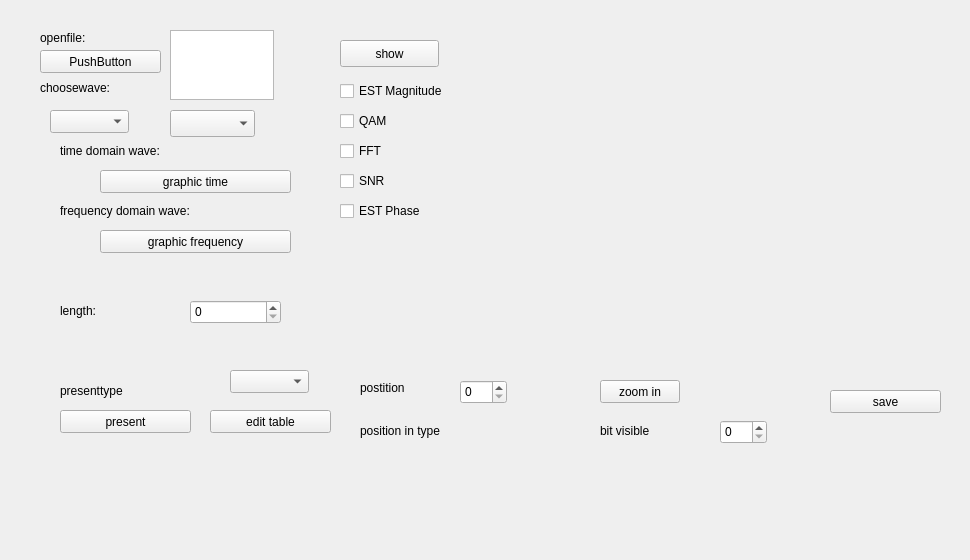
    <widget class="QWidget" name="tab_4">
     <attribute name="title">
      <string>信道配置</string>
     </attribute>
     <widget class="QWidget" name="widget_4" native="true">
      <property name="geometry">
       <rect>
        <x>30</x>
        <y>10</y>
        <width>931</width>
        <height>541</height>
       </rect>
      </property>
      <widget class="QWidget" name="widget_5" native="true">
       <property name="geometry">
        <rect>
         <x>10</x>
         <y>10</y>
         <width>291</width>
         <height>241</height>
        </rect>
       </property>
       <widget class="QLabel" name="label">
        <property name="geometry">
         <rect>
          <x>0</x>
          <y>10</y>
          <width>111</width>
          <height>16</height>
         </rect>
        </property>
        <property name="text">
         <string>openfile:</string>
        </property>
       </widget>
       <widget class="QPushButton" name="pushopenfile">
        <property name="geometry">
         <rect>
          <x>0</x>
          <y>30</y>
          <width>121</width>
          <height>23</height>
         </rect>
        </property>
        <property name="text">
         <string>PushButton</string>
        </property>
       </widget>
       <widget class="QLabel" name="label_2">
        <property name="geometry">
         <rect>
          <x>0</x>
          <y>60</y>
          <width>141</width>
          <height>16</height>
         </rect>
        </property>
        <property name="text">
         <string>choosewave:</string>
        </property>
       </widget>
       <widget class="QTextEdit" name="textEdit">
        <property name="geometry">
         <rect>
          <x>130</x>
          <y>10</y>
          <width>104</width>
          <height>70</height>
         </rect>
        </property>
       </widget>
       <widget class="QComboBox" name="comboBox_3">
        <property name="geometry">
         <rect>
          <x>10</x>
          <y>90</y>
          <width>79</width>
          <height>23</height>
         </rect>
        </property>
        <item>
         <property name="text">
          <string/>
         </property>
        </item>
        <item>
         <property name="text">
          <string>sin() wave </string>
         </property>
        </item>
        <item>
         <property name="text">
          <string>cos() wave</string>
         </property>
        </item>
        <item>
         <property name="text">
          <string>square() wave</string>
         </property>
        </item>
        <item>
         <property name="text">
          <string>triangle() wave</string>
         </property>
        </item>
        <item>
         <property name="text">
          <string>set()</string>
         </property>
        </item>
        <item>
         <property name="text">
          <string>set_old()</string>
         </property>
        </item>
       </widget>
       <widget class="QPushButton" name="pushButton_graphic">
        <property name="geometry">
         <rect>
          <x>60</x>
          <y>150</y>
          <width>191</width>
          <height>23</height>
         </rect>
        </property>
        <property name="text">
         <string>graphic time</string>
        </property>
       </widget>
       <widget class="QLabel" name="label_3">
        <property name="geometry">
         <rect>
          <x>20</x>
          <y>120</y>
          <width>191</width>
          <height>21</height>
         </rect>
        </property>
        <property name="text">
         <string>time domain wave:</string>
        </property>
       </widget>
       <widget class="QPushButton" name="pushButton_4">
        <property name="geometry">
         <rect>
          <x>60</x>
          <y>210</y>
          <width>191</width>
          <height>23</height>
         </rect>
        </property>
        <property name="text">
         <string>graphic frequency</string>
        </property>
       </widget>
       <widget class="QLabel" name="label_4">
        <property name="geometry">
         <rect>
          <x>20</x>
          <y>180</y>
          <width>241</width>
          <height>21</height>
         </rect>
        </property>
        <property name="text">
         <string>frequency domain wave:</string>
        </property>
       </widget>
       <widget class="QComboBox" name="comboBox">
        <property name="geometry">
         <rect>
          <x>130</x>
          <y>90</y>
          <width>85</width>
          <height>27</height>
         </rect>
        </property>
        <item>
         <property name="text">
          <string/>
         </property>
        </item>
        <item>
         <property name="text">
          <string>1</string>
         </property>
        </item>
        <item>
         <property name="text">
          <string>2</string>
         </property>
        </item>
        <item>
         <property name="text">
          <string>3</string>
         </property>
        </item>
        <item>
         <property name="text">
          <string>4</string>
         </property>
        </item>
        <item>
         <property name="text">
          <string>5</string>
         </property>
        </item>
        <item>
         <property name="text">
          <string>6</string>
         </property>
        </item>
        <item>
         <property name="text">
          <string>7</string>
         </property>
        </item>
        <item>
         <property name="text">
          <string>8</string>
         </property>
        </item>
        <item>
         <property name="text">
          <string>9</string>
         </property>
        </item>
        <item>
         <property name="text">
          <string>10</string>
         </property>
        </item>
       </widget>
      </widget>
      <widget class="QWidget" name="widget_9" native="true">
       <property name="geometry">
        <rect>
         <x>10</x>
         <y>260</y>
         <width>291</width>
         <height>80</height>
        </rect>
       </property>
       <widget class="QLabel" name="label_5">
        <property name="geometry">
         <rect>
          <x>20</x>
          <y>30</y>
          <width>101</width>
          <height>21</height>
         </rect>
        </property>
        <property name="text">
         <string>length:</string>
        </property>
       </widget>
       <widget class="QSpinBox" name="spinBox">
        <property name="geometry">
         <rect>
          <x>150</x>
          <y>30</y>
          <width>91</width>
          <height>24</height>
         </rect>
        </property>
       </widget>
      </widget>
      <widget class="QWidget" name="widget_10" native="true">
       <property name="geometry">
        <rect>
         <x>10</x>
         <y>350</y>
         <width>291</width>
         <height>91</height>
        </rect>
       </property>
       <widget class="QPushButton" name="pushButton_9">
        <property name="geometry">
         <rect>
          <x>170</x>
          <y>50</y>
          <width>121</width>
          <height>23</height>
         </rect>
        </property>
        <property name="text">
         <string>edit table</string>
        </property>
       </widget>
       <widget class="QPushButton" name="pushButton_8">
        <property name="geometry">
         <rect>
          <x>20</x>
          <y>50</y>
          <width>131</width>
          <height>23</height>
         </rect>
        </property>
        <property name="text">
         <string>present</string>
        </property>
       </widget>
       <widget class="QComboBox" name="comboBox_4">
        <property name="geometry">
         <rect>
          <x>190</x>
          <y>10</y>
          <width>79</width>
          <height>23</height>
         </rect>
        </property>
       </widget>
       <widget class="QLabel" name="label_6">
        <property name="geometry">
         <rect>
          <x>20</x>
          <y>20</y>
          <width>121</width>
          <height>21</height>
         </rect>
        </property>
        <property name="text">
         <string>presenttype</string>
        </property>
       </widget>
      </widget>
      <widget class="QWidget" name="widget_11" native="true">
       <property name="geometry">
        <rect>
         <x>310</x>
         <y>350</y>
         <width>231</width>
         <height>91</height>
        </rect>
       </property>
       <widget class="QLabel" name="label_7">
        <property name="geometry">
         <rect>
          <x>20</x>
          <y>20</y>
          <width>91</width>
          <height>16</height>
         </rect>
        </property>
        <property name="text">
         <string>postition</string>
        </property>
       </widget>
       <widget class="QLabel" name="label_8">
        <property name="geometry">
         <rect>
          <x>20</x>
          <y>60</y>
          <width>151</width>
          <height>21</height>
         </rect>
        </property>
        <property name="text">
         <string>position in type</string>
        </property>
       </widget>
       <widget class="QSpinBox" name="spinBox_2">
        <property name="geometry">
         <rect>
          <x>120</x>
          <y>20</y>
          <width>47</width>
          <height>24</height>
         </rect>
        </property>
       </widget>
      </widget>
      <widget class="QWidget" name="widget_12" native="true">
       <property name="geometry">
        <rect>
         <x>550</x>
         <y>350</y>
         <width>231</width>
         <height>91</height>
        </rect>
       </property>
       <widget class="QLabel" name="label_12">
        <property name="geometry">
         <rect>
          <x>20</x>
          <y>60</y>
          <width>151</width>
          <height>21</height>
         </rect>
        </property>
        <property name="text">
         <string>bit visible</string>
        </property>
       </widget>
       <widget class="QSpinBox" name="spinBox_4">
        <property name="geometry">
         <rect>
          <x>140</x>
          <y>60</y>
          <width>47</width>
          <height>24</height>
         </rect>
        </property>
       </widget>
       <widget class="QPushButton" name="pushButton_10">
        <property name="geometry">
         <rect>
          <x>20</x>
          <y>20</y>
          <width>80</width>
          <height>23</height>
         </rect>
        </property>
        <property name="text">
         <string>zoom in</string>
        </property>
       </widget>
      </widget>
      <widget class="QWidget" name="widget_13" native="true">
       <property name="geometry">
        <rect>
         <x>790</x>
         <y>350</y>
         <width>131</width>
         <height>91</height>
        </rect>
       </property>
       <widget class="QPushButton" name="pushButton_11">
        <property name="geometry">
         <rect>
          <x>10</x>
          <y>30</y>
          <width>111</width>
          <height>23</height>
         </rect>
        </property>
        <property name="text">
         <string>save</string>
        </property>
       </widget>
      </widget>
      <widget class="QWidget" name="widget_14" native="true">
       <property name="geometry">
        <rect>
         <x>310</x>
         <y>10</y>
         <width>611</width>
         <height>331</height>
        </rect>
       </property>
       <widget class="QPushButton" name="pushButton_14">
        <property name="geometry">
         <rect>
          <x>0</x>
          <y>20</y>
          <width>99</width>
          <height>27</height>
         </rect>
        </property>
        <property name="text">
         <string>show</string>
        </property>
       </widget>
       <widget class="QCheckBox" name="checkBox">
        <property name="geometry">
         <rect>
          <x>0</x>
          <y>60</y>
          <width>171</width>
          <height>22</height>
         </rect>
        </property>
        <property name="text">
         <string>EST Magnitude</string>
        </property>
       </widget>
       <widget class="QCheckBox" name="checkBox_2">
        <property name="geometry">
         <rect>
          <x>0</x>
          <y>90</y>
          <width>97</width>
          <height>22</height>
         </rect>
        </property>
        <property name="text">
         <string>QAM</string>
        </property>
       </widget>
       <widget class="QCheckBox" name="checkBox_3">
        <property name="geometry">
         <rect>
          <x>0</x>
          <y>120</y>
          <width>97</width>
          <height>22</height>
         </rect>
        </property>
        <property name="text">
         <string>FFT</string>
        </property>
       </widget>
       <widget class="QCheckBox" name="checkBox_4">
        <property name="geometry">
         <rect>
          <x>0</x>
          <y>150</y>
          <width>97</width>
          <height>22</height>
         </rect>
        </property>
        <property name="text">
         <string>SNR</string>
        </property>
       </widget>
       <widget class="QCheckBox" name="checkBox_5">
        <property name="geometry">
         <rect>
          <x>0</x>
          <y>180</y>
          <width>161</width>
          <height>22</height>
         </rect>
        </property>
        <property name="text">
         <string>EST Phase</string>
        </property>
       </widget>
      </widget>
     </widget>
    </widget>
